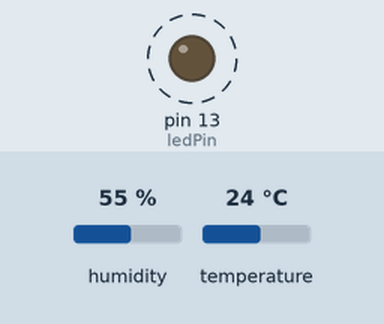
The sketch below on a simulated Arduino Uno, built with avr-gcc and run on an emulated ATmega328P. Shown: output pins drawn as LEDs (lit = HIGH). Dashed ring = blinking. Inputs (shaded band) come from the test bench; at power-on: humidity 55 %, temperature 24 °C. What the sketch prints to the serial monitor is not drawn.

Above: at 0.2 s.
Timing chart, 0 to 3.0 s (numbered marks = the images above):
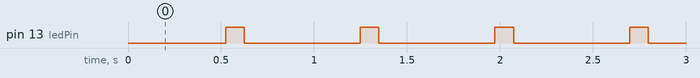

Measured:
- by itself, pin 13 (ledPin): alternates HIGH for 0.10 s and LOW for 0.62 s

The sketch:

blink.ino
```cpp
#include <dht.h>
#define DHT11_PIN 7

const int ledPin = 13;
dht DHT;

void setup()
{
  pinMode(ledPin, OUTPUT);
  Serial.begin(9600);
}

void loop()
{
  //Serial.println("Hello Pi");
  if (Serial.available())
  {
     flash(Serial.read() - '0');
  }

  int chk = DHT.read11(DHT11_PIN);
  Serial.print("Temperature = ");
  Serial.println(DHT.temperature);
  Serial.print("Humidity = ");
  Serial.println(DHT.humidity);

  delay(500);
  flash(1);
}

void flash(int n)
{
  for (int i = 0; i < n; i++)
  {
    digitalWrite(ledPin, HIGH);
    delay(100);
    digitalWrite(ledPin, LOW);
    delay(100);
  }
}
```
